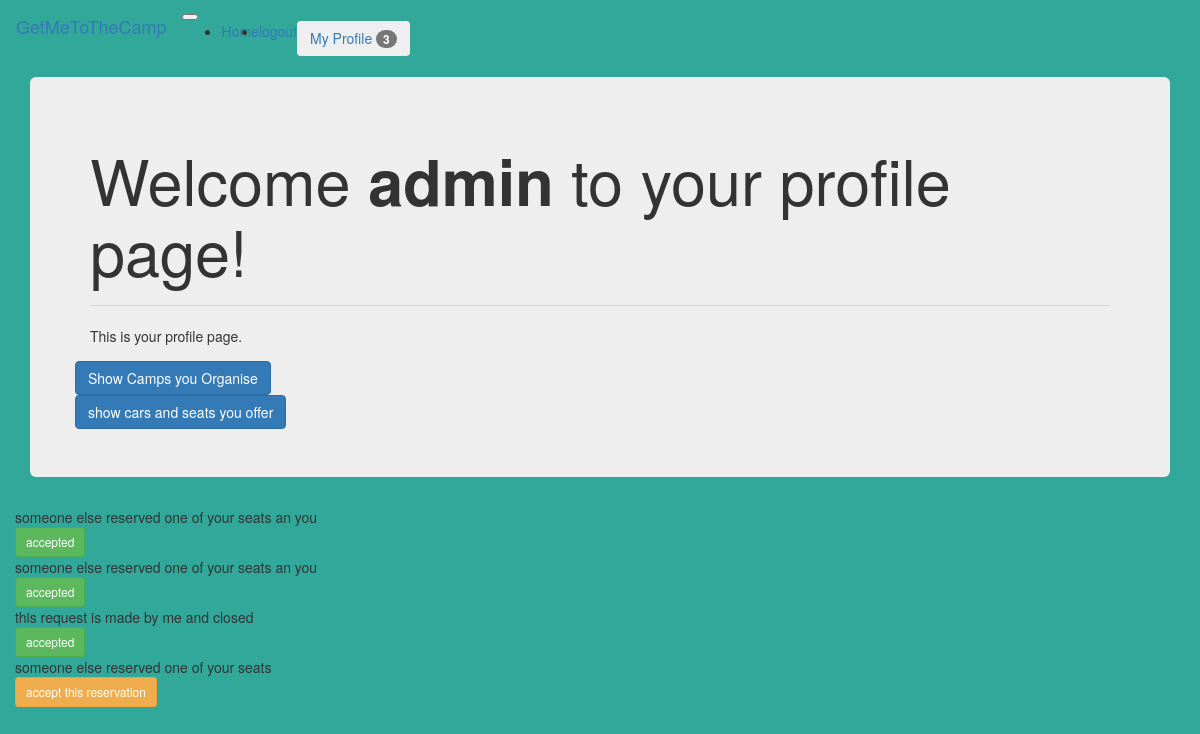
The app's page /profile/admin (signed in) with its own data.
### model/models.py (models this page shows, shortened)
class User(UserMixin,db.Model):
	id = db.Column(db.Integer,primary_key = True)
	username = db.Column(db.String(64), index = True, unique = True)
	email = db.Column(db.String(120), index = True, unique = True)
	password_hash = db.Column(db.String(128))
	owned_car = db.relationship("Car",backref="car_owner",lazy="dynamic")
	owned_camp= db.relationship("Camp",backref="camp_owner",lazy="dynamic")
	assigned_seat=db.Column(db.Integer, db.ForeignKey("seat.id"))

class ReservationReq(db.Model):
	id = db.Column(db.Integer,primary_key = True)
	requestor_id= db.Column(db.Integer,db.ForeignKey("user.id"))
	owner_id=db.Column(db.Integer,db.ForeignKey("user.id"))
	status_pending=db.Column(db.Boolean(),default = True)
	status_accepted=db.Column(db.Boolean(),default = False)
	seat_id=db.Column(db.Integer,db.ForeignKey("seat.id"))
	requestor = db.relationship("User", foreign_keys=[requestor_id])
	owner = db.relationship("User", foreign_keys=[owner_id])
	seat=db.relationship("Seat", foreign_keys=[seat_id])

### routes/Routes.py (the view)
@app.route('/profile/<username>')
@login_required
def profile(username):
	count =get_notification_count()
	user = User.query.filter_by(username=username).first_or_404()
	user_camps = Camp.query.filter_by(owner_id=user.id).all()
	cars = Car.query.filter_by(owner_id=user.id).all()
	seats = Seat.query.join(Car).filter_by(owner_id=user.id).all()
	notifications = ReservationReq.query.all()
	return render_template("profile.html",reqs=notifications,user = user, cars= cars,seats=seats,user_camps=user_camps, notif_c=count)

### model/models.py (called while the page is built)
@login.user_loader
def load_user(id):
	return User.query.get(int(id))

### routes/Routes.py (called while the page is built)
def get_notification_count():
	if current_user.is_authenticated:
		notifs = ReservationReq.query.filter(ReservationReq.requestor_id == current_user.id or ReservationReq.owner_id == current_user.id).all()
		count = str(len(notifs))
		return count

### templates/profile.html (shortened to what this page needs)
{% extends "base.html" %}
{% block app_content %}
<div class="container">
<div class="jumbotron mt-3 shadow-sm">
        <h1 class="display-4"> Welcome <b>{{current_user.username}}</b> to your profile page! </h1>
        <hr class="my-4">This is your profile page.</p>
        <div class="row">
                <div class="col">
                        <button class="btn btn-primary w-100" type="button" data-toggle="collapse" data-target="#collapseShowMyCamps" aria-expanded="false" aria-controls="collapseExample">
                        Show Camps you Organise
                        </button>
                </div>
                <div class="col">
                        <button class="btn btn-primary w-100" type="button" data-toggle="collapse" data-target="#collapseShowMyCars" aria-expanded="false" aria-controls="collapseExample">
                        show cars and seats you offer
                        </button>
                </div>
        </div>
</div>
{%for req in reqs%}
{% if req.requestor_id == current_user.id or req.owner_id == current_user.id%}
<div class="card m-2">
        <div class="row">
                <div class="col">
                        {% if req.requestor_id == current_user.id and req.status_pending%}
                                this request is made by me  and open.
                        {% elif req.requestor_id == current_user.id and req.status_accepted %}
                                this request is made by me and closed
                        {% elif req.owner_id == current_user.id and req.status_pending %}
                                someone else reserved one of your seats
                        {% elif req.owner_id == current_user.id and req.status_accepted %}
                                someone else reserved one of your seats an you
                        {%endif%}
                </div>
                <div class="col">
                        {% if req.requestor_id == current_user.id and req.status_pending%}
                                <a class="btn btn-secondary btn-sm w-100" href="" role="button">pending</a>
                        {% elif req.requestor_id == current_user.id and req.status_accepted %}
                                <a class="btn btn-success  btn-sm w-100" href="" role="button">accepted</a>
                        {% elif req.owner_id == current_user.id and req.status_pending %}
                                <a class="btn btn-warning  btn-sm w-100" href="{{url_for('update',table='ReservationReq',elem_id=req.id)}}" role="button">accept this reservation</a>
                        {% elif req.owner_id == current_user.id and req.status_accepted %}
                                <a class="btn btn-success  btn-sm w-100" href="" role="button">accepted</a>
                        {%endif%}
                </div>
        </div>
</div>
{%endif%}
{%endfor%}
 </div>
{% endblock %}

### templates/base.html (shortened to what this page needs)
{% extends 'bootstrap/base.html' %}
{% block styles %}
{{super()}}
<link rel="stylesheet"
      href="{{url_for('.static', filename='css/styles.css')}}">
{% endblock %}
{% block navbar %}
       <nav class="navbar navbar-expand-lg navbar-dark bg-dark">
  <a class="navbar-brand" href="{{url_for('index')}}">GetMeToTheCamp</a>
  <button class="navbar-toggler" type="button" data-toggle="collapse" data-target="#navbarNav" aria-controls="navbarNav" aria-expanded="false" aria-label="Toggle navigation">
  </button>
  <div class="collapse navbar-collapse" id="navbarNav">
    <ul class="navbar-nav">
      <li class="nav-item active">
        <a class="nav-link" href="{{url_for('index')}}">Home<span class="sr-only">(current)</span></a>
      </li>
      {% if current_user.is_authenticated %}
      <li class="nav-item">
        <a class="nav-link" href="{{url_for('logout')}}">logout</a>
      </li>
      {%else%}
      <li class="nav-item active">
        <a class="nav-link" href="{{url_for('login')}}">login</a>
      </li>
      {%endif%}
    </ul>
{%if current_user.is_authenticated%}
<ul class="nav navbar-nav">
    <button type="button" class="btn btn-light">
          <a href="{{ url_for('profile', username=current_user.username)}}">My Profile</a>
          <span class="badge badge-primary">
          {{notif_c}}</span>
          </button>
  </ul>
 {%endif%}
</div>
</nav>
{% endblock %}
{% block content %}
{%block app_content%}{% endblock %}
{% endblock %}

### static/css/styles.css (style rules this page uses)
body { background-color: #32a89b; }

### records on screen
User: username "admin"
ReservationReq: shows "someone else reserved one of your seats an you", status_pending "accepted"
ReservationReq: shows "someone else reserved one of your seats an you", status_pending "accepted"
ReservationReq: status_pending "this request is made by me and closed"
ReservationReq: status_pending "someone else reserved one of your seats"

### other values on screen
{{ notif_c }} "3"
